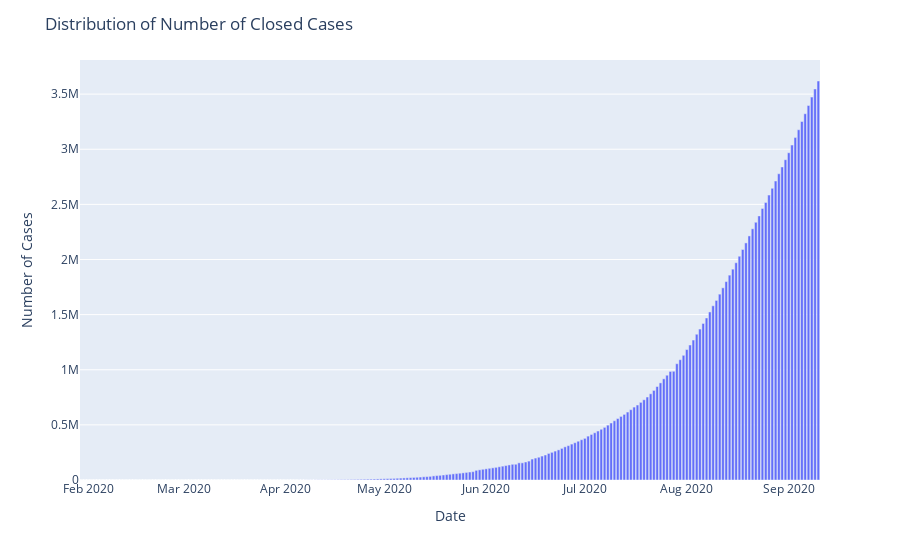

Notebook code cell kept with this figure:
### Markdown cell above
#### Closed Cases = Number of Recovered Cases + Number of Death Cases 
#### Increase in number of Closed classes imply either more patients are getting recovered from the disease or more pepole are dying because of COVID-19.

### Code cell
fig=px.bar(x=india_datewise.index,y=india_datewise["Recovered"]+india_datewise["Deaths"])
fig.update_layout(title="Distribution of Number of Closed Cases",
                  xaxis_title="Date",yaxis_title="Number of Cases")
fig.show()

### Figure 1 — Plotly figure (JSON) as saved in the notebook; plotly's stock layout.template omitted (floating-point values rounded to 4 significant figures; data arrays with more than 128 entries replaced by an {"elided": "..."} marker saying what was removed)
{"data": [{"alignmentgroup": "True", "hovertemplate": "x=%{x}<br>y=%{y}<extra></extra>", "legendgroup": "", "marker": {"color": "#636efa", "pattern": {"shape": ""}}, "name": "", "offsetgroup": "", "orientation": "v", "showlegend": false, "textposition": "auto", "type": "bar", "x": {"elided": "225 str values"}, "xaxis": "x", "y": {"elided": "225 int values"}, "yaxis": "y"}], "layout": {"barmode": "relative", "legend": {"tracegroupgap": 0}, "margin": {"t": 60}, "title": {"text": "Distribution of Number of Closed Cases"}, "xaxis": {"anchor": "y", "domain": [0, 1], "title": {"text": "Date"}}, "yaxis": {"anchor": "x", "domain": [0, 1], "title": {"text": "Number of Cases"}}}}
